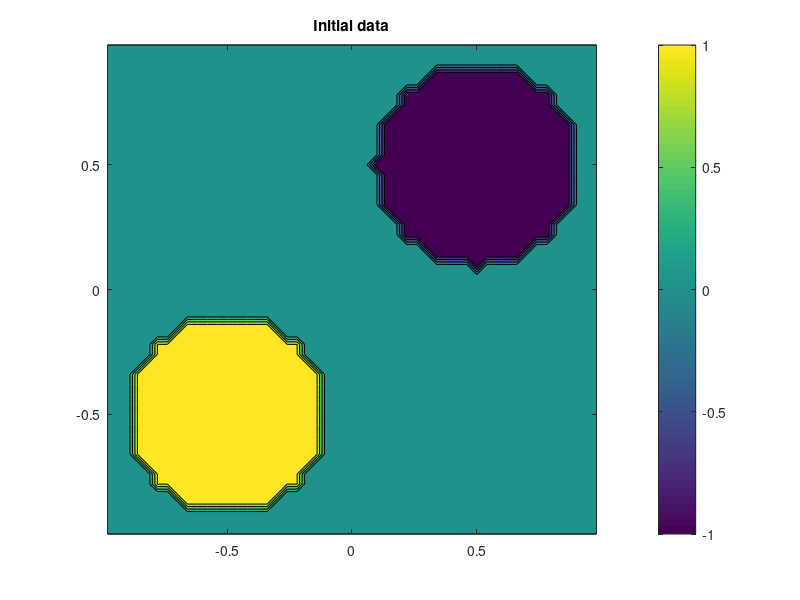

Reproduce this figure in MATLAB. (Note: this script raises an error after producing the figure.)
%% Dimensional Splitting: Front Tracking
% In this example, we consider the 2D scalar conservation law
% 
% $$ u_t + (u^2/2)_x + (u^3/3)_y = 0, \qquad u(x,y,0)=u_0(x,y)$$
%
% which we solve using dimensional splitting. That is, we introduce two
% one-dimensional operators
%
% $$ S_x(t): \quad v_t + (v^2/2)_x = 0, \qquad v(x,0)=v_0(x)$$
%
% $$ S_y(t): \quad w_t + (w^3/3)_y = 0, \qquad w(y,0)=w_0(y)$$
%
% and construct the approximate solution from the formula
%
% $$u(x,t)\approx [S_x(0.5\Delta t)\circ S_y(\Delta t)\circ S_x(0.5\Delta t) ]^n u_0(x)$$
%
% As a one-dimensional solver, we will use front tracking. This algorithm
% makes a piecewise constant approximation to the flux function
% and then solves the 1-D hyperbolic problem *exactly*, given piecewise
% constant initial data.
%
% *Disclaimer*: The front-tracking code is built using arrays and is
% admittedly very slow, e.g., compared with the <testNTds.html NT
% central-difference code>. It is only meant to illustrate the concepts.
% For serious computing, one should use e.g., a C/C++ code built using
% pointers.

%% Initial setup 
xmin=-1.0; xmax=1.0;
T = 2.0;
N = 50; 
h = (xmax-xmin)/N;
x = xmin:h:xmax; y = 0.5*(x(1:end-1)+x(2:end));
[X,Y] = meshgrid(y,y);

%%
% The initial function u0 is equal -1 inside a circle of radius 0.4
% centered at (-1/2,-1/2), equal 1 inside a circle of radius 0.4 centered
% at (1/2,1/2), and zero otherwise. For later use, we define an anonymous
% function to do the computation of u0.
initData = (@(x,y) 1.0*((x+0.5).^2 + (y+0.5).^2 < 0.16) ...
   - 1.0*((x-0.5).^2 + (y-0.5).^2 < 0.16));
u0 = initData(X,Y);
contourf(X,Y,u0,-1:0.25:1); axis equal; colorbar, title('Initial data')

%% Number of time steps
% In the first example, we fix the grid resolution and compare the
% approximate solutions generated with four different splitting steps (n=1,
% 4, 16, 64). Generally, it makes sense to match the resolution of the
% front-tracking algorithm with the grid resolution. The resolution of the
% front-tracking method is determined by segments in the piecewise linear
% approximation of the flux functions. Here, we simply scale these segments
% to be inversely proportional with sqrt(N).
for i=1:4,
   tic;
   u=DimSplit(u0,x,x,'burgerRsol','cubRsol',0.1/sqrt(N),4^(i-1), T,...
      'wbar','periodic',[xmin xmax],[xmin xmax]);
   t=toc; st=sprintf('%4.2f',t);

   subplot(2,2,i);
   contourf(y,y,u,30), axis equal image; colorbar
   title( sprintf('Grid: %dx%d  Steps: %d', N, N, 4^(i-1)));
   xlabel(['Time used: ', st,' sec.']);
   p=get(gca,'position'); p([3 4])=p([3 4])+0.03;
   set(gca,'position',p,'XTickLabel',[]);
end
%%
% Looking at the plots, it is amazing to observe how well the operator
% splitting method resolves the dynamics of the problem using only one
% splitting step. The qualitative behavior of the red and blue "plumes" is
% captured almost correctly, even though the shape and position of the
% curved  shock is not correct. Increasing the number of splitting steps to
% four (CFL number of 12.5) ensures that all qualitative features of the
% solution are captured correctly. For 64 time steps, the effective CFL
% number is less than one and the front-tracking method is equivalent to a
% standard Godunov method. By considering accuracy versus runtime, the
% optimal number of splitting steps is most likely somewhere between four
% and sixteen.

%% Increasing grid resolution
% In the second example, we fix the CFL number to 20 and consider four
% different grid resolutions.
CFL=20;
for i=1:4,
   N= 32*(2^(i-1));
   h = (xmax-xmin)/N; delta=0.1/sqrt(N); 
   x = xmin:h:xmax; 
   y = 0.5*(x(1:end-1)+x(2:end));
   [X,Y] = meshgrid(y,y);
   u0=initData(X,Y);
   
   tic;
   Nstep=ceil(T/(CFL*h));
   u=DimSplit(u0,x,x,'burgerRsol','cubRsol',delta,Nstep,T,...
      'wbar','periodic',[xmin xmax],[xmin xmax]);
   t=toc; st=sprintf('%4.2f',t);

   subplot(2,2,i);
   pcolor(y,y,u), axis equal image; shading flat; colorbar
   title( sprintf('Grid: %dx%d, Steps: %d', N, N, Nstep));
   xlabel(['Time used: ', st,' sec.']);
   p=get(gca,'position'); p([3 4])=p([3 4])+0.03;
   set(gca,'position',p,'XTickLabel',[]);
end
